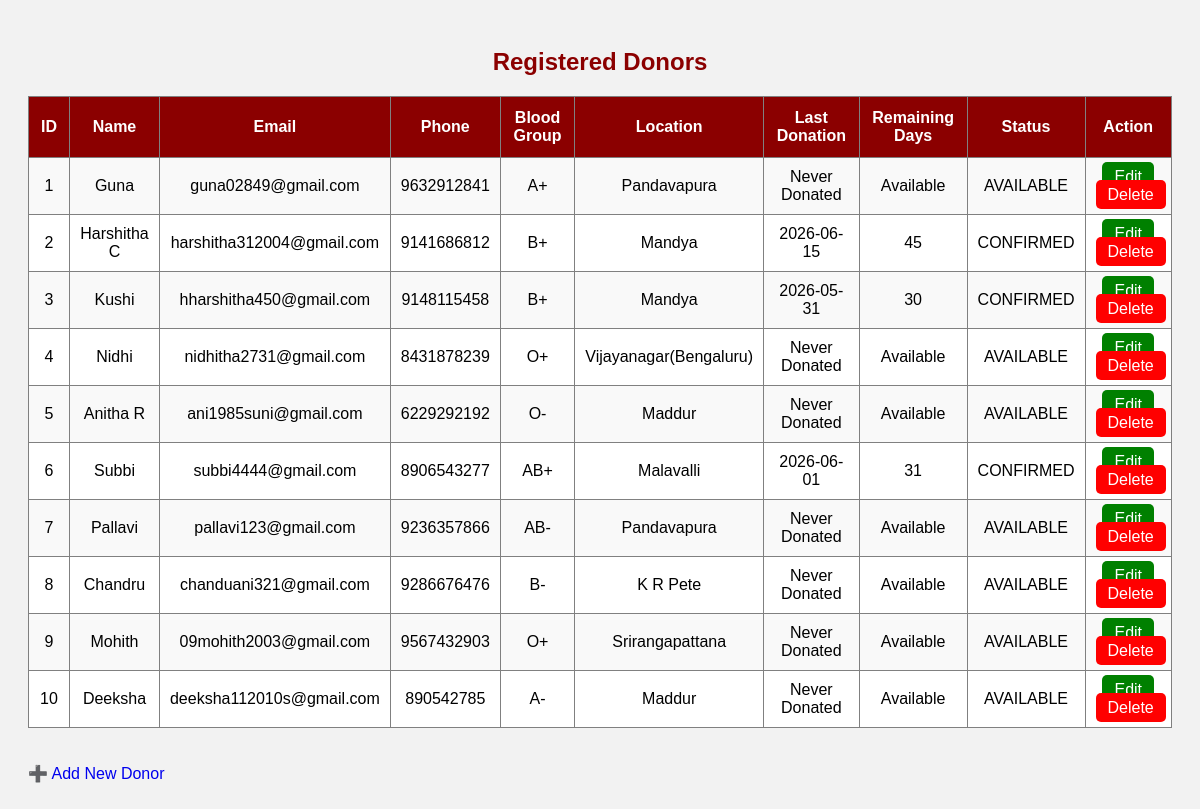
Page /donors (signed in) on the committed database.
### tables this page shows
CREATE TABLE donor(
        id INTEGER PRIMARY KEY AUTOINCREMENT,
        name TEXT,
        email TEXT,
        phone TEXT,
        blood_group TEXT,
        location TEXT,
        last_donation TEXT,
        status TEXT
    );

### app.py (the view)
@app.route("/donors")
def donors():
    if "hospital_id" not in session:
        return redirect("/hospital_login")
    conn = get_db()
    c = conn.cursor()
    c.execute("SELECT * FROM donor")
    data = c.fetchall()
    donors = []
    for donor in data:
        donor = list(donor)
        if donor[6]:
            donation_date = datetime.strptime(
                donor[6],
                "%Y-%m-%d"
            )
            next_date = donation_date + timedelta(days=90)
            remaining_days = (
                next_date - datetime.now()
            ).days
            if remaining_days <= 0:
                remaining_days = 0
                donor[7] = "AVAILABLE"
            else:
                donor[7] = "CONFIRMED"
        else:
            donor[6] = "Never Donated"
            remaining_days = "Available"
            donor[7] = "AVAILABLE"
        donor.append(remaining_days)
        donors.append(donor)
    conn.close()
    return render_template(
        "donors.html",
        donors=donors
    )

### app.py (called while the page is built)
def get_db():
    conn = sqlite3.connect(DB)
    conn.row_factory = sqlite3.Row
    return conn

### templates/donors.html (shortened to what this page needs)
<!DOCTYPE html>
<html>
<head>
</head>
<body>
<h2>Registered Donors</h2>
<table border="1">
<tr>
    <th>ID</th>
    <th>Name</th>
    <th>Email</th>
    <th>Phone</th>
    <th>Blood Group</th>
    <th>Location</th>
    <th>Last Donation</th>
    <th>Remaining Days</th>
    <th>Status</th>
    <th>Action</th>
</tr>
{% for donor in donors %}
<tr>
    <td>{{ loop.index }}</td>
    <td>{{ donor[1] }}</td>
    <td>{{ donor[2] }}</td>
    <td>{{ donor[3] }}</td>
    <td>{{ donor[4] }}</td>
    <td>{{ donor[5] }}</td>
    <td>{{ donor[6] }}</td>
    <td>{{ donor[8] }}</td>
    <td>{{ donor[7] }}</td>
    <td>
        <a href="/edit_donor/{{ donor[0] }}"
           class="btn edit">
           Edit
        </a>
        <a href="/delete_donor/{{ donor[0] }}"
           class="btn delete"
           onclick="return confirm('Delete donor?')">
           Delete
        </a>
    </td>
</tr>
{% endfor %}
</table>
<br><br>
<a href="/add_donor">
    ➕ Add New Donor
</a>
</body>
</html>

### templates/donors.html (style rules this page uses)
body { font-family: Arial; background:#f2f2f2; padding:20px; }
h2 { text-align:center; color:darkred; }
table { width:100%; border-collapse:collapse; background:white; }
th { background:darkred; color:white; padding:12px; }
td { padding:10px; text-align:center; }
tr:nth-child(even) { background:#f9f9f9; }
a { text-decoration:none; }
.btn { padding:6px 12px; border-radius:5px; color:white; }
.edit { background:green; }
.delete { background:red; }

### rows in the picture
donor: name "Guna", email "guna02849@gmail.com", phone "9632912841", blood_group "A+", location "Pandavapura", donor "Never Donated", status "Available", status "AVAILABLE"
donor: name "Harshitha C", email "harshitha312004@gmail.com", phone "9141686812", blood_group "B+", location "Mandya", last_donation "2026-06-15", donor "45", donor "CONFIRMED"
donor: name "Kushi", email "hharshitha450@gmail.com", phone "9148115458", blood_group "B+", location "Mandya", last_donation "2026-05-31", donor "30", donor "CONFIRMED"
donor: name "Nidhi", email "nidhitha2731@gmail.com", phone "8431878239", blood_group "O+", location "Vijayanagar(Bengaluru)", donor "Never Donated", status "Available", status "AVAILABLE"
donor: name "Anitha R", email "ani1985suni@gmail.com", phone "6229292192", blood_group "O-", location "Maddur", donor "Never Donated", status "Available", status "AVAILABLE"
donor: name "Subbi", email "subbi4444@gmail.com", phone "8906543277", blood_group "AB+", location "Malavalli", last_donation "2026-06-01", donor "31", donor "CONFIRMED"
donor: name "Pallavi", email "pallavi123@gmail.com", phone "9236357866", blood_group "AB-", location "Pandavapura", donor "Never Donated", status "Available", status "AVAILABLE"
donor: name "Chandru", email "chanduani321@gmail.com", phone "9286676476", blood_group "B-", location "K R Pete", donor "Never Donated", status "Available", status "AVAILABLE"
donor: name "Mohith", email "09mohith2003@gmail.com", phone "9567432903", blood_group "O+", location "Srirangapattana", donor "Never Donated", status "Available", status "AVAILABLE"
donor: name "Deeksha", email "deeksha112010s@gmail.com", phone "890542785", blood_group "A-", location "Maddur", donor "Never Donated", status "Available", status "AVAILABLE"
